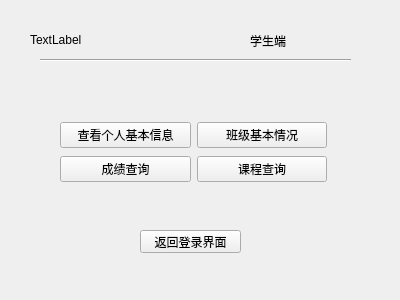
<?xml version="1.0" encoding="UTF-8"?>
<ui version="4.0">
 <class>studentForm</class>
 <widget class="QWidget" name="studentForm">
  <property name="geometry">
   <rect>
    <x>0</x>
    <y>0</y>
    <width>400</width>
    <height>300</height>
   </rect>
  </property>
  <property name="windowTitle">
   <string>Dialog</string>
  </property>
  <widget class="QPushButton" name="pushButton">
   <property name="geometry">
    <rect>
     <x>140</x>
     <y>230</y>
     <width>101</width>
     <height>23</height>
    </rect>
   </property>
   <property name="text">
    <string>返回登录界面</string>
   </property>
  </widget>
  <widget class="QLabel" name="label">
   <property name="geometry">
    <rect>
     <x>250</x>
     <y>30</y>
     <width>121</width>
     <height>21</height>
    </rect>
   </property>
   <property name="text">
    <string>学生端</string>
   </property>
  </widget>
  <widget class="Line" name="line">
   <property name="geometry">
    <rect>
     <x>40</x>
     <y>50</y>
     <width>311</width>
     <height>20</height>
    </rect>
   </property>
   <property name="orientation">
    <enum>Qt::Horizontal</enum>
   </property>
  </widget>
  <widget class="QLabel" name="label_user">
   <property name="geometry">
    <rect>
     <x>30</x>
     <y>30</y>
     <width>191</width>
     <height>20</height>
    </rect>
   </property>
   <property name="text">
    <string>TextLabel</string>
   </property>
  </widget>
  <widget class="QWidget" name="layoutWidget">
   <property name="geometry">
    <rect>
     <x>60</x>
     <y>120</y>
     <width>267</width>
     <height>65</height>
    </rect>
   </property>
   <layout class="QGridLayout" name="gridLayout">
    <item row="0" column="0">
     <widget class="QPushButton" name="pushButton_3">
      <property name="text">
       <string>查看个人基本信息</string>
      </property>
      <property name="checkable">
       <bool>false</bool>
      </property>
     </widget>
    </item>
    <item row="0" column="1">
     <widget class="QPushButton" name="stu_findclass_inforButton">
      <property name="text">
       <string>班级基本情况</string>
      </property>
     </widget>
    </item>
    <item row="1" column="0">
     <widget class="QPushButton" name="pushButton_student_findscore">
      <property name="text">
       <string>成绩查询</string>
      </property>
     </widget>
    </item>
    <item row="1" column="1">
     <widget class="QPushButton" name="stu_find_coursebutton">
      <property name="text">
       <string>课程查询</string>
      </property>
     </widget>
    </item>
   </layout>
  </widget>
 </widget>
 <resources/>
 <connections/>
</ui>
